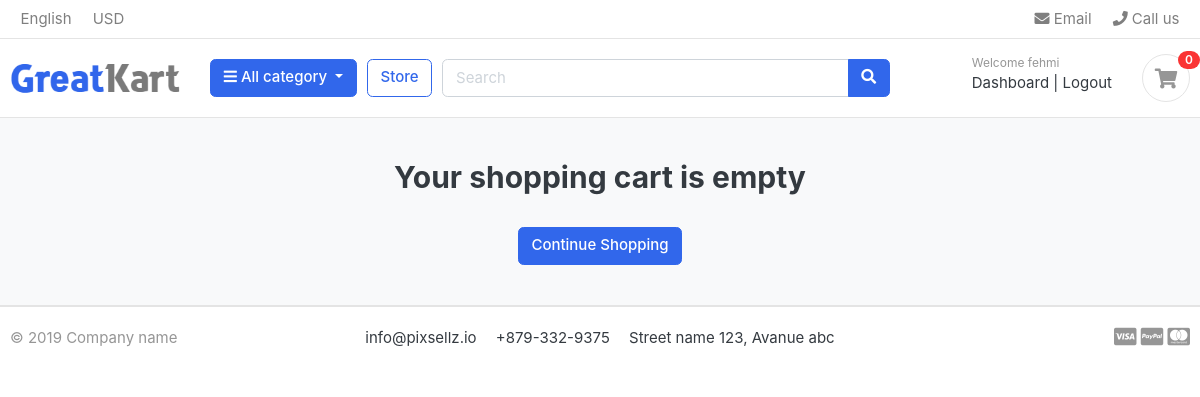
The app's page /cart/ (signed in), older data.
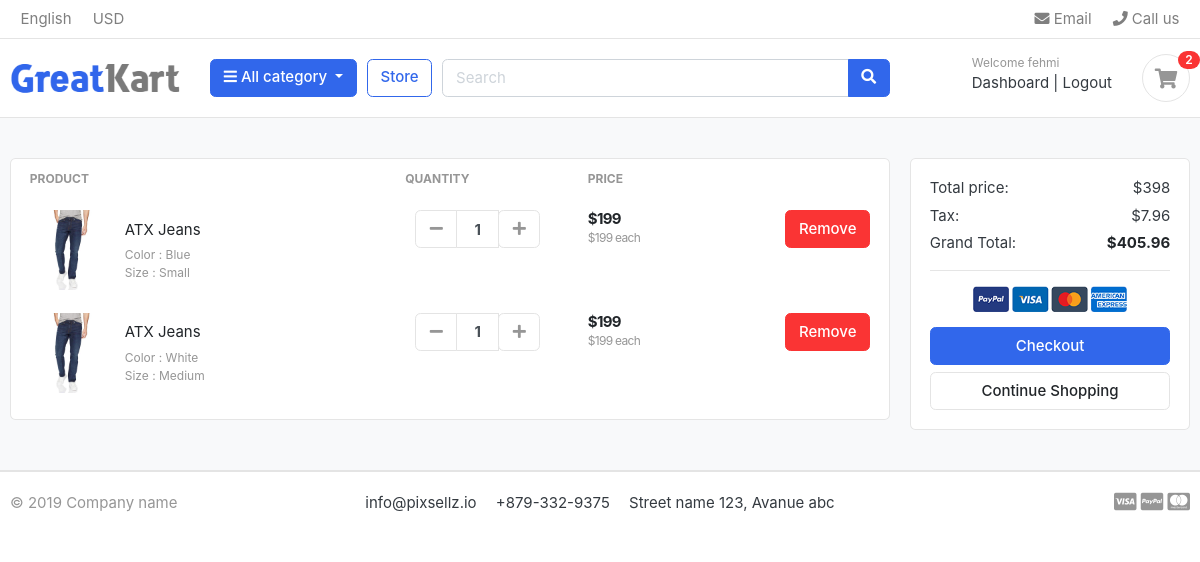
The same page, newer data.
### carts/models.py (models this page shows, shortened)
class CartItem(models.Model):
    user  = models.ForeignKey(Account,  on_delete=models.CASCADE, null = True)
    product = models.ForeignKey(Product, on_delete=models.CASCADE)
    variations = models.ManyToManyField(Variation, blank=True)
    cart = models.ForeignKey(Cart, on_delete=models.CASCADE, null = True)
    quantity = models.IntegerField()
    is_active = models.BooleanField(default=True)
    def sub_total(self):
        return self.product.price * self.quantity

### store/models.py (models this page shows, shortened)
class Product(models.Model):
    product_name = models.CharField(max_length=200, unique=True)
    slug = models.SlugField(max_length=255, unique=True)
    description = models.TextField(max_length=255, blank=True)
    price = models.IntegerField()
    images = models.ImageField(upload_to='photos/products')
    stock = models.IntegerField()
    is_available = models.BooleanField(default=True)
    category = models.ForeignKey(Category, on_delete=models.CASCADE)
    created_date = models.DateTimeField(auto_now_add=True)
    modified_date = models.DateTimeField(auto_now=True)
    def get_url(self):
        return reverse('product_detail', args=[self.category.slug, self.slug])

class Variation(models.Model):
    product = models.ForeignKey(Product, on_delete=models.CASCADE)
    variation_category = models.CharField(
        max_length=100, choices=variation_category_choice)
    variation_value = models.CharField(max_length=100)
    is_active = models.BooleanField(default=True)
    created_date = models.DateTimeField(auto_now=True)
    objects = VariationManager()

### carts/views.py (the view)
# urls.py: path('', views.cart, name='cart'),
def cart(request, total=0, quantitiy=0, cart_items=None):
    tax = 0
    grand_total = 0
    try:
        if request.user.is_authenticated:
            cart_items = CartItem.objects.filter(
                user=request.user, is_active=True)
        else:
            cart = Cart.objects.get(cart_id=_cart_id(request))
            cart_items = CartItem.objects.filter(cart=cart, is_active=True)
        for cart_item in cart_items:
            total += (cart_item.product.price * cart_item.quantity)
            quantitiy += cart_item.quantity
        tax = (2 * total) / 100
        grand_total = total + tax
    except ObjectDoesNotExist:
        pass
    context = {
        'total': total,
        'quantity': quantitiy,
        'cart_items': cart_items,
        'tax': tax,
        'grand_total': grand_total,
    }
    return render(request, 'store/cart.html', context)

### carts/context_processors.py (called while the page is built)
def counter(request):
    cart_count = 0
    if 'admin' in request.path:
        return {}
    else:
        try:
            cart = Cart.objects.filter(cart_id=_cart_id(request))
            if request.user.is_authenticated:
                cart_items = CartItem.objects.all().filter(user=request.user)
            else:
                cart_items = CartItem.objects.all().filter(cart=cart[:1])
            for cart_item in cart_items:
                cart_count += cart_item.quantity
        except Cart.DoesNotExist:
            cart_count = 0
    return dict(cart_count=cart_count)

### carts/views.py (called while the page is built)
def _cart_id(request):
    cart = request.session.session_key
    if not cart:
        cart = request.session.create()
    return cart

### category/context_processors.py (called while the page is built)
def menu_links(request):
    links = Category.objects.all()
    return dict(links=links)

### category/models.py (called while the page is built)
    def get_url(self):
        return reverse('products_by_category', args=[self.slug])

### templates/store/cart.html (shortened to what the changed rows need)
{% extends 'base.html' %} {% load static %} {% block content %}
<section class="section-content padding-y bg">
  <div class="container">
    {% if not cart_items %}
    <h2 class="text-center">Your shopping cart is empty</h2>
    <br />
    <div class="text-center">
      <a href="{% url 'store' %}" class="btn btn-primary">Continue Shopping</a>
    </div>
    {% else %}
    <div class="row">
      <aside class="col-lg-9">
        <div class="card">
          <table class="table table-borderless table-shopping-cart">
            <thead class="text-muted">
              <tr class="small text-uppercase">
                <th scope="col">Product</th>
                <th scope="col" width="120">Quantity</th>
                <th scope="col" width="120">Price</th>
                <th scope="col" class="text-right" width="200"></th>
              </tr>
            </thead>
            <tbody>
              {% for cart_item in cart_items %}
              <tr>
                <td>
                  <figure class="itemside align-items-center">
                    <div class="aside">
                      <img
                        src="{{ cart_item.product.images.url }}"
                        class="img-sm"
                      />
                    </div>
                    <figcaption class="info">
                      <a
                        href="{{ cart_item.product.get_url }}"
                        class="title text-dark"
                        >{{ cart_item.product.product_name }}</a
                      >
                      <p class="text-muted small">
                          {% if cart_item.variations.all %}
                            {% for item in cart_item.variations.all  %}
                              {{ item.variation_category | capfirst}} :  {{ item.variation_value | capfirst }}
                              <br>
                            {% endfor %}
                          {% endif %}
                      </p>
                    </figcaption>
                  </figure>
                </td>
                <td>
                  <div class="col">
                    <div class="input-group input-spinner">
                      <div class="input-group-prepend">
                        <a
                          href="{% url 'remove_cart' cart_item.product.id  cart_item.id%}"
                          class="btn btn-light"
                          type="button"
                          id="button-plus"
                        >
                          <i class="fa fa-minus"></i>
                        </a>
                      </div>
                      <input
                        type="text"
                        class="form-control"
                        value="{{ cart_item.quantity }}"
                      />
                      <div class="input-group-append">
                      <form action="{% url 'add_cart' cart_item.product.id %}" method="POST">
                        <button
                          class="btn btn-light"
                          type="submit"
                          id="button-minus"
                        >
                          <i class="fa fa-plus"></i>
                        </button>
                        </form>
                      </div>
                    </div>
                  </div>
                </td>
                <td>
                  <div class="price-wrap">
                    <var class="price">${{ cart_item.sub_total }}</var>
                    <small class="text-muted">
                      ${{cart_item.product.price}} each
                    </small>
                  </div>
                </td>
                <td class="text-right">
                  <a
                    href="{% url 'remove_cart_item' cart_item.product.id cart_item.id%}"
                    onclick = "return confirm('Are you sure you want to delete this item ?')"
                    class="btn btn-danger"
                  >
                    Remove</a
                  >
                </td>
              </tr>
              {% endfor %}
            </tbody>
          </table>
        </div>
      </aside>
      <aside class="col-lg-3">
        <div class="card">
          <div class="card-body">
            <dl class="dlist-align">
              <dt>Total price:</dt>
              <dd class="text-right">${{total}}</dd>
            </dl>
            <dl class="dlist-align">
              <dt>Tax:</dt>
              <dd class="text-right">${{tax}}</dd>
            </dl>
            <dl class="dlist-align">
              <dt>Grand Total:</dt>
              <dd class="text-right text-dark b">
                <strong>${{grand_total}}</strong>
              </dd>
            </dl>
            <hr />
            <p class="text-center mb-3">
              <img
                src="{% static './images/misc/payments.png' %}"
                height="26"
              />
            </p>
            <a href="{% url 'checkout' %}" class="btn btn-primary btn-block">
              Checkout
            </a>
            <a href="{% url 'store' %}" class="btn btn-light btn-block"
              >Continue Shopping</a
            >
          </div>
        </div>
      </aside>
    </div>
    {% endif %}
  </div>
</section>
{% endblock %}

### templates/includes/navbar.html (shortened to what this page needs)
{% load static %}
<header class="section-header">
  <nav class="navbar p-md-0 navbar-expand-sm navbar-light border-bottom">
    <div class="container">
      <div class="collapse navbar-collapse" id="navbarTop4">
        <ul class="navbar-nav mr-auto">
          <li class="nav-item dropdown">
            <a href="#" class="nav-link"> English </a>
          </li>
          <li class="nav-item dropdown">
            <a href="#" class="nav-link"> USD </a>
          </li>
        </ul>
        <ul class="navbar-nav">
          <li>
            <a href="#" class="nav-link">
              <i class="fa fa-envelope"></i> Email
            </a>
          </li>
          <li>
            <a href="#" class="nav-link">
              <i class="fa fa-phone"></i> Call us
            </a>
          </li>
        </ul>
      </div>
    </div>
  </nav>
  <section class="header-main border-bottom">
    <div class="container">
      <div class="row align-items-center">
        <div class="col-lg-2 col-md-3 col-6">
          <a href="{% url 'home' %}" class="brand-wrap">
            <img class="logo" src="{% static './images/logo.png' %}" />
          </a>
        </div>
        <div class="col-lg col-sm col-md col-6 flex-grow-0">
          <div class="category-wrap dropdown d-inline-block float-right">
            <button
              type="button"
              class="btn btn-primary dropdown-toggle"
              data-toggle="dropdown"
            >
              <i class="fa fa-bars"></i> All category
            </button>
          </div>
        </div>
        <a href="{% url 'store' %}" class="btn btn-outline-primary">Store</a>
        <div class="col-lg col-md-6 col-sm-12 col">
          <form action="{% url 'search' %}" class="search" method="GET">
            <div class="input-group w-100">
              <input
                type="text"
                class="form-control"
                style="width: 60%"
                placeholder="Search"
                name="keyword"
              />
              <div class="input-group-append">
                <button class="btn btn-primary" type="submit">
                  <i class="fa fa-search"></i>
                </button>
              </div>
            </div>
          </form>
        </div>
        <div class="col-lg-3 col-sm-6 col-8 order-2 order-lg-3">
          <div class="d-flex justify-content-end mb-3 mb-lg-0">
          {% if user.id is  None %}
            <div class="widget-header">
              <small class="title text-muted">Welcome guest!</small>
              <div>
                <a href="{% url 'login' %}">Login</a>
                <span class="dark-transp"> | </span>
                <a href="{% url 'register' %}"> Register</a>
              </div>
            </div>
            {% else %}
            <div class="widget-header">
              <small class="title text-muted">Welcome {{user.first_name}}</small>
              <div>
                <a href="{% url 'dashboard' %}">Dashboard</a>
                <span class="dark-transp"> | </span>
                <a href="{% url 'logout' %}"> Logout</a>
              </div>
            </div>
              {% endif %}
            <a href="{% url 'cart' %}" class="widget-header pl-3 ml-3">
              <div class="icon icon-sm rounded-circle border">
                <i class="fa fa-shopping-cart"></i>
              </div>
              <span class="badge badge-pill badge-danger notify"
                >{{ cart_count }}</span
              >
            </a>
          </div>
        </div>
      </div>
    </div>
  </section>
</header>

Row changes from the older to the newer data that the page shows:
added CartItem: product.images (picture), product.product_name "ATX Jeans", quantity "1", sub_total "199", product.price "199"
now on this page (row unchanged): Variation: variation_category "Color", variation_value "Blue", shown under "ATX Jeans"
now on this page (row unchanged): Variation: variation_category "Size", variation_value "Small", shown under "ATX Jeans"
added CartItem: product.images (picture), product.product_name "ATX Jeans", quantity "1", sub_total "199", product.price "199"
now on this page (row unchanged): Variation: variation_category "Color", variation_value "White", shown under "ATX Jeans"
now on this page (row unchanged): Variation: variation_category "Size", variation_value "Medium", shown under "ATX Jeans"
Text that changed along with them:
{{ cart_count }}: "0" → "2"
{{ total }}: (not shown) → "398"
{{ tax }}: (not shown) → "7.96"
{{ grand_total }}: (not shown) → "405.96"
text no longer shown: "Your shopping cart is empty"
text now shown: "PRODUCT QUANTITY PRICE Total price: $ Tax: $ Grand Total: $ Checkout"
